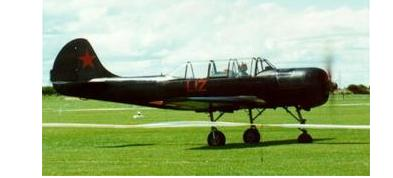
#> input picture TP1/TP1_data/airplane_query.jpg, 393 x 178 px
$ jupyter execute --allow-errors CLIP.ipynb
#> lines starting #> are read from the running program, lines starting #| are printed output that depends on the picture; after the words box and inside, x2 and y2 are one past the last pixel; in counts of white or black regions, pixels touching at a corner belong together
#> in display_query_results, query_image is the input picture: PIL image 393x178 RGB; mean R, G, B 166.5, 182.6, 144.2
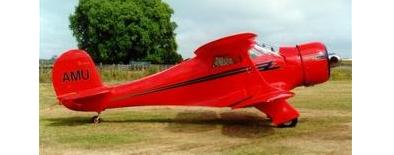
#> input picture TP1/TP1_data/database/airplane_4.jpg, 394 x 155 px
#> in compute_clip_distance_all, db_image is the input picture: PIL image 394x155 RGB; mean R, G, B 179.3, 140.4, 119.5
## Importation des bibliothéque

[cell 1]
import torch
from transformers import CLIPProcessor, CLIPModel
import matplotlib.pyplot as plt
import os
from PIL import Image
import numpy as np
import cv2

## Chargement du modèle CLIP

[cell 2]
model_name = "openai/clip-vit-base-patch16"
#> (the rest of this cell did not finish here and is left out)

## Fonctions utilitaires

[cell 3]
def detect_edges(pil_image):
    """
    Convertit une image PIL en niveaux de gris et applique la détection de contours (Canny).
    """
    image_np = np.array(pil_image)
    if len(image_np.shape) == 3:
        gray_image = cv2.cvtColor(image_np, cv2.COLOR_RGB2GRAY)
    else:
        gray_image = image_np
    edges = cv2.Canny(gray_image, threshold1=100, threshold2=200)
    return Image.fromarray(edges)


def extract_roi(image: Image.Image, win_size=(64, 64)):
    """
    Extrait la région d'intérêt (ROI) d'une image en détectant les contours,
    en filtrant les petits objets et en calculant une boîte englobante.
    Si aucun contour n'est détecté, l'image entière est redimensionnée.
    """
#> called with win_size = (64, 64)
    image_np = np.array(image.convert("RGB"))
    gray = cv2.cvtColor(image_np, cv2.COLOR_RGB2GRAY)
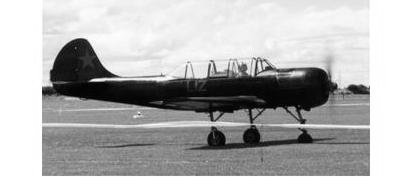
#> gray: shape (178, 393); min 0, max 255, mean 173.4
    blurred = cv2.bilateralFilter(gray, d=9, sigmaColor=75, sigmaSpace=75)
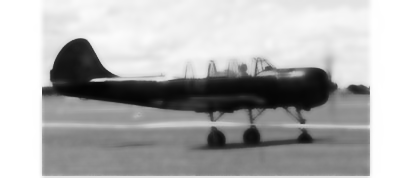
#> blurred: shape (178, 393); min 4, max 255, mean 173.3
    edges = cv2.Canny(blurred, threshold1=50, threshold2=150)
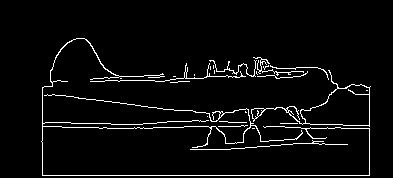
#> edges: shape (178, 393); 4.2% white in thin lines or dots, all inside (x1, y1, x2, y2) = (41, 38, 371, 176)
    kernel = cv2.getStructuringElement(cv2.MORPH_ELLIPSE, (15, 15))
    edges_dilated = cv2.dilate(edges, kernel, iterations=1)
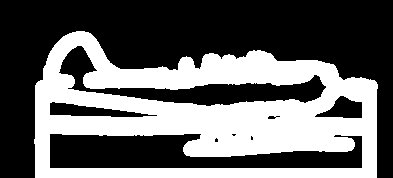
#> edges_dilated: shape (178, 393); 39.4% white; 1 white region
    contours, _ = cv2.findContours(edges_dilated, cv2.RETR_EXTERNAL, cv2.CHAIN_APPROX_SIMPLE)
#> contours = 1 contour; box (x1, y1, x2, y2) and area: (34, 31, 378, 178) 40006
    filtered = [cnt for cnt in contours if cv2.contourArea(cnt) > 1000]
#> filtered has the same summary as contours
    if filtered:
        all_points = np.vstack(filtered)
#> all_points = contour of 212 points, box (x1, y1, x2, y2) (34, 31, 378, 178), area 40006
        x, y, w, h = cv2.boundingRect(all_points)
#> x = 34; y = 31; w = 344; h = 147
        roi = image.crop((x, y, x + w, y + h))
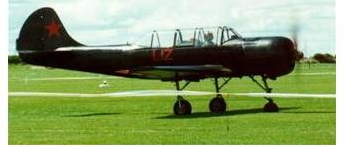
#> roi: PIL image 344x147 RGB; mean R, G, B 137.8, 157.1, 105.5
        roi_resized = roi.resize(win_size)
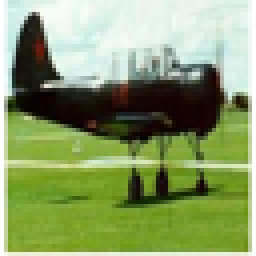
#> roi_resized: PIL image 64x64 RGB (shown 4 times larger); mean R, G, B 137.7, 157, 105.4
        return roi_resized
    else:
        return image.resize(win_size)


def get_clip_features(pil_image: Image.Image, use_roi=False):
    """
    Extrait l'embedding CLIP de l'image.
    Si use_roi est True, on extrait d'abord la ROI (similaire à l'approche HOG).
    """
    if use_roi:
        pil_image = extract_roi(pil_image)
    inputs = processor(images=pil_image, return_tensors="pt")
    with torch.no_grad():
        features = model.get_image_features(**inputs)
    features = features / features.norm(p=2, dim=-1, keepdim=True)
    return features.squeeze()


def compute_clip_distance(image1: Image.Image, image2: Image.Image, use_roi=False):
    """
    Calcule la distance entre deux images en utilisant leurs embeddings CLIP.
    La distance est définie comme 1 - similarité cosinus.
    """
    feat1 = get_clip_features(image1, use_roi=use_roi)
    feat2 = get_clip_features(image2, use_roi=use_roi)
    cosine_sim = torch.dot(feat1, feat2).item()
    distance = 1 - cosine_sim
    return distance


def compute_clip_distance_all(query_image_path, database_path, use_roi=False):
    """
    Pour une image requête, calcule la distance avec toutes les images d'un dossier.
    Retourne une liste de tuples (nom_de_fichier, distance).
    """
    query_image = Image.open(query_image_path).convert("RGB")
    list_dist = []
    for file_name in os.listdir(database_path):
        if file_name.endswith('.jpg'):
            image_path = os.path.join(database_path, file_name)
            db_image = Image.open(image_path).convert("RGB")
            dist = compute_clip_distance(query_image, db_image, use_roi=use_roi)
            list_dist.append((file_name, dist))
    return list_dist


def display_query_results(query_image_path, database_path, use_roi=False):
    """
    Affiche les résultats pour une image requête :
      - Affichage de l'image requête.
      - Affichage du top 1 match et de ses contours.
      - Affichage en console des top 5 correspondances.
    """
    query_image = Image.open(query_image_path).convert("RGB")
    list_dist = compute_clip_distance_all(query_image_path, database_path, use_roi=use_roi)
    if not list_dist:
        print("Aucune image trouvée dans la base de données.")
        return
    top5 = sorted(list_dist, key=lambda x: x[1])[:5]
    print(f"Top 5 images pour {os.path.basename(query_image_path)} (use_roi={use_roi}) :")
    for file_name, dist in top5:
        print(f"  {file_name} : Distance = {dist:.4f}")
    top_match_path = os.path.join(database_path, top5[0][0])
    top_match_image = Image.open(top_match_path).convert("RGB")
    edges_top_match = detect_edges(top_match_image)
    plt.figure(figsize=(12, 6))
    plt.subplot(1, 3, 1)
    plt.imshow(query_image)
    plt.title("Image Requête")
    plt.axis('off')
    plt.subplot(1, 3, 2)
    plt.imshow(top_match_image)
    plt.title("Top Match")
    plt.axis('off')
    plt.subplot(1, 3, 3)
    plt.imshow(edges_top_match, cmap='gray')
    plt.title("Contours du Top Match")
    plt.axis('off')
    plt.show()
